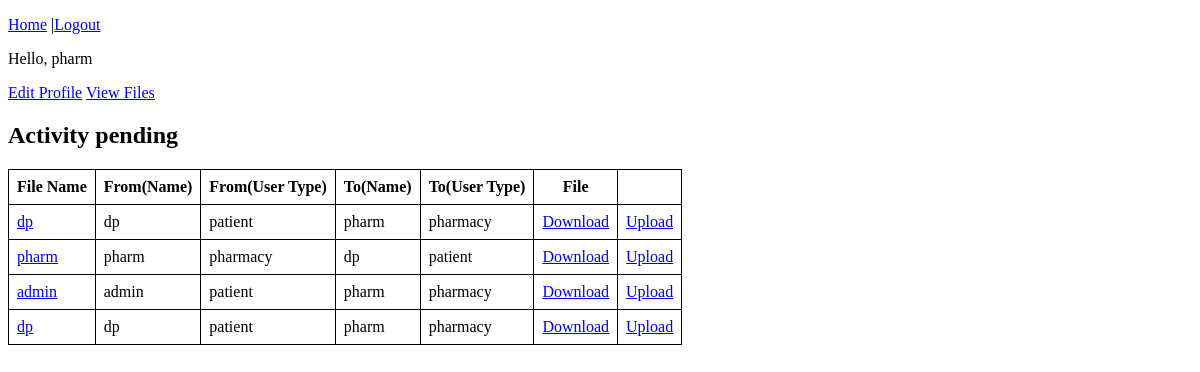
/pharmacy_index/ (signed in), run on an earlier commit of the app's database.
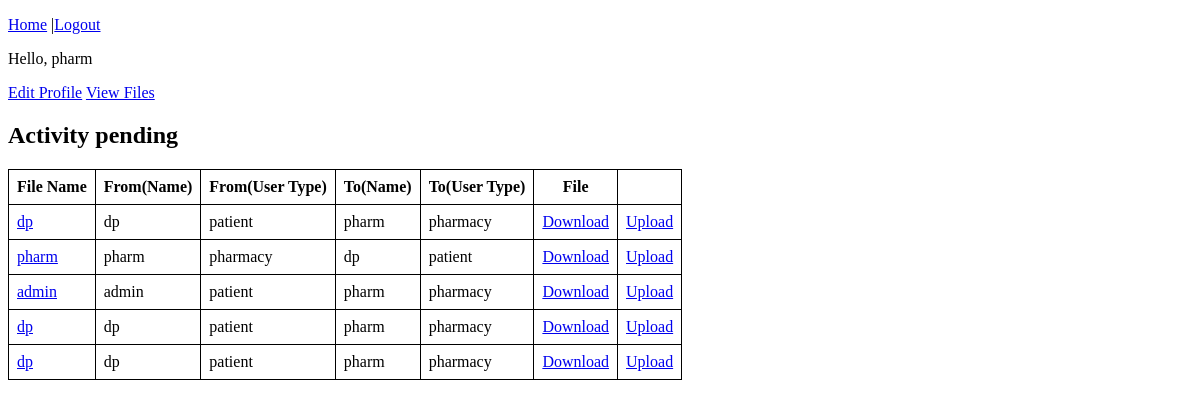
And on a later commit of the database.
### accounts/models.py (models this page shows, shortened)
class SharedFiles(models.Model):
    file = models.ForeignKey(UserFiles,on_delete=models.CASCADE)
    shared_to = models.ForeignKey(CustomUser,on_delete=models.CASCADE)

class UserFiles(models.Model):
    user = models.ForeignKey(CustomUser,on_delete=models.CASCADE)
    file_name = models.CharField(max_length=30,blank=True)
    file = models.FileField(upload_to="users/files/")

class CustomUser(AbstractBaseUser):
    email = models.EmailField(verbose_name='email',max_length=60,unique=True)
    is_email_verified = models.BooleanField(default=False)
    username = models.CharField(max_length=30,unique=True)
    date_joined = models.DateTimeField(verbose_name='date_joined',auto_now_add=True)
    last_login = models.DateTimeField(verbose_name='last_login',auto_now = True)
    is_admin = models.BooleanField(default=False)
    is_active = models.BooleanField(default=True)
    is_staff = models.BooleanField(default=False)
    is_superuser = models.BooleanField(default=False)
    official_name = models.CharField(max_length=50)
    address = models.CharField(max_length=50)
    mobile = models.IntegerField(default=0)
    is_approved = models.BooleanField(default=False)
    user_type = models.CharField(max_length=30,choices=USER_TYPE)
    USERNAME_FIELD = 'username'
    REQUIRED_FIELDS = ['email','official_name','address','user_type','mobile']
    objects = CustomUserManager()

### accounts/views.py (the view)
# urls.py: path('pharmacy_index/', pharmacy_view, name="pharmacy_index"),
@login_required(login_url='/login/')
def pharmacy_view(request):
    if request.user.user_type != 'pharmacy':
        return redirect('login')
    context = {}
    context['shared_files'] = SharedFiles.objects.filter(Q(shared_to=request.user)|Q(file__user=request.user))
    return render(request, 'pharmacy_index.html',context)

### templates/pharmacy_index.html (shortened to what this page needs)
{% extends 'base.html' %}
{% block content %}
<a href="{%url 'edit'%}">Edit Profile</a>
<a href="{%url 'show_file'%}">View Files</a>
<h2>Activity pending</h2>
{%if shared_files|length > 0%}
    <table id="table">
        <tr class="header">
        <th >File Name</th>
        <th >From(Name)</th>
        <th >From(User Type)</th>
        <th >To(Name)</th>
        <th >To(User Type)</th>
        <th >File</th>
        </tr>
    {%for file in shared_files%}
        <tr>
             <td><a href="{%url 'amount' file.file.user.pk %}">{{file.file.user.official_name}}</a></td>
            <td>{{file.file.user.official_name}}</td>
            <td>{{file.file.user.user_type}}</td>
            <td>{{file.shared_to.official_name}}</td>
            <td>{{file.shared_to.user_type}}</td>
            <td><a href="{{file.file.file.url}}" target="_blank">Download</a></td>
            <td> <a href="{%url 'userclick' file.file.user.pk %}">Upload</a></td>
        </tr>
    {%endfor%}
{%else%}
You have not shared any files
{%endif%}
{%endblock%}

What changed in the data, as far as the page shows it:
added SharedFiles: file.user.official_name "dp", file.user.user_type "patient", shared_to.official_name "pharm", shared_to.user_type "pharmacy"
